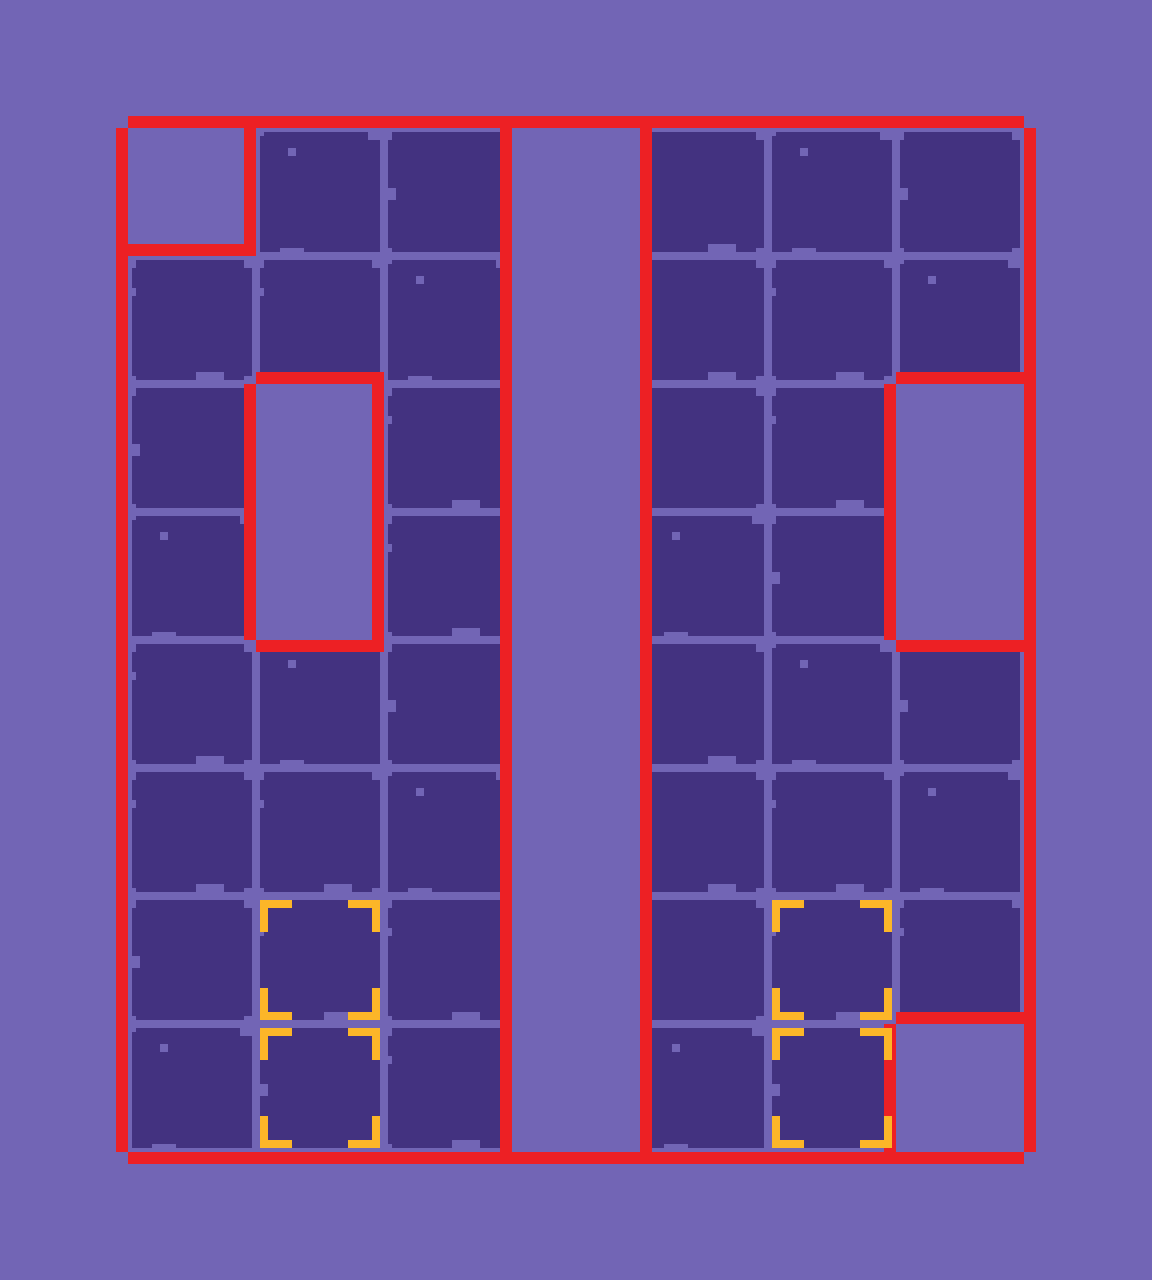

Below is a game level as drawn by its tile map, then a one-line description and the .tmx that defines it (tile-layer data replaced by summaries):
An orthogonal 9x10 tile map with 128x128 px tiles, 3 tile layers (background_ground, wallsLayer, exitLayer), 2 tilesets and 8 objects (4x end, 2x start, food_20002_1, food_20004_1).

<map version="1.5" tiledversion="1.7.0" orientation="orthogonal" renderorder="right-down" width="9" height="10" tilewidth="128" tileheight="128" infinite="0" backgroundcolor="#7265b5" nextlayerid="23" nextobjectid="51">
 <editorsettings>
  <chunksize width="40" height="40" />
 </editorsettings>
 <tileset firstgid="1" name="triggers" tilewidth="128" tileheight="128" tilecount="36" columns="6">
  <image source="assets/triggers.png" trans="ff00ff" width="768" height="768" />
  <tile id="0">
   <properties>
    <property name="wall0" value="left" />
    <property name="wall1" value="top" />
   </properties>
  </tile>
  <tile id="1">
   <properties>
    <property name="wall0" value="top" />
   </properties>
  </tile>
  <tile id="2">
   <properties>
    <property name="wall0" value="top" />
    <property name="wall1" value="right" />
   </properties>
  </tile>
  <tile id="4">
   <properties>
    <property name="wall0" value="top" />
    <property name="wall1" value="left" />
    <property name="wall2" value="right" />
   </properties>
  </tile>
  <tile id="6">
   <properties>
    <property name="wall0" value="left" />
   </properties>
  </tile>
  <tile id="7">
   <properties>
    <property name="wall0" value="top" />
    <property name="wall1" value="right" />
    <property name="wall2" value="left" />
    <property name="wall3" value="down" />
   </properties>
  </tile>
  <tile id="8">
   <properties>
    <property name="wall0" value="right" />
   </properties>
  </tile>
  <tile id="9">
   <properties>
    <property name="wall0" value="down" />
    <property name="wall1" value="left" />
    <property name="wall2" value="top" />
   </properties>
  </tile>
  <tile id="11">
   <properties>
    <property name="wall0" value="down" />
    <property name="wall1" value="top" />
    <property name="wall2" value="right" />
   </properties>
  </tile>
  <tile id="12">
   <properties>
    <property name="wall0" value="left" />
    <property name="wall1" value="down" />
   </properties>
  </tile>
  <tile id="13">
   <properties>
    <property name="wall0" value="down" />
   </properties>
  </tile>
  <tile id="14">
   <properties>
    <property name="wall0" value="down" />
    <property name="wall1" value="right" />
   </properties>
  </tile>
  <tile id="16">
   <properties>
    <property name="wall0" value="down" />
    <property name="wall1" value="left" />
    <property name="wall2" value="right" />
   </properties>
  </tile>
  <tile id="18">
   <properties>
    <property name="wall0" value="left" />
    <property name="wall1" value="down" />
   </properties>
  </tile>
  <tile id="19">
   <properties>
    <property name="wall0" value="down" />
   </properties>
  </tile>
  <tile id="20">
   <properties>
    <property name="wall0" value="down" />
    <property name="wall1" value="right" />
   </properties>
  </tile>
  <tile id="21">
   <properties>
    <property name="wall0" value="down" />
    <property name="wall1" value="top" />
   </properties>
  </tile>
  <tile id="23">
   <properties>
    <property name="wall0" value="left" />
    <property name="wall1" value="right" />
   </properties>
  </tile>
  <tile id="30">
   <properties>
    <property name="wall0" value="top" />
    <property name="wall1" value="down" />
   </properties>
  </tile>
  <tile id="32">
   <properties>
    <property name="wall0" value="left" />
    <property name="wall1" value="right" />
   </properties>
  </tile>
 </tileset>
 <tileset firstgid="37" name="tiles" tilewidth="128" tileheight="128" tilecount="5" columns="5">
  <image source="assets/tiles.png" trans="ff00ff" width="640" height="128" />
 </tileset>
 <layer id="20" name="background_ground" width="9" height="10">
  <data>[90 cells, 42 non-empty, 4 distinct tile ids]</data>
 </layer>
 <layer id="19" name="wallsLayer" width="9" height="10">
  <data>[90 cells, 59 non-empty, 5 distinct tile ids]</data>
 </layer>
 <layer id="22" name="exitLayer" width="9" height="10">
  <data>[90 cells, 4 non-empty, 1 distinct tile ids]</data>
 </layer>
 <objectgroup id="15" name="spawnLayer">
  <object id="35" name="start" type="start" x="384.477" y="132.128" width="120" height="120" />
  <object id="40" name="end" type="end" x="777.507" y="901.172" width="120" height="120" />
  <object id="41" name="end" type="end" x="259.639" y="900.948" width="120" height="120" />
  <object id="43" name="end" type="end" x="260.767" y="1030.95" width="120" height="120" />
  <object id="44" name="end" type="end" x="778.519" y="1027.92" width="120" height="120" />
  <object id="45" name="food_20002_1" type="food_20002_1" x="260.862" y="769.579" width="120" height="120" />
  <object id="49" name="food_20004_1" type="food_20004_1" x="775.857" y="774.343" width="120" height="120" />
  <object id="50" name="start" type="start" x="903.053" y="132.308" width="120" height="120" />
 </objectgroup>
</map>
